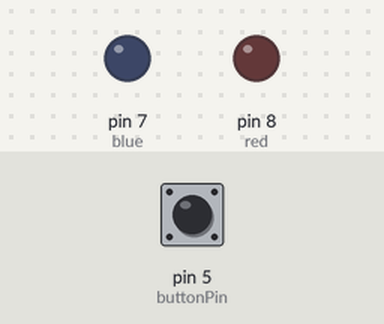
This sketch was run on a simulated Arduino Uno, built with avr-gcc and run on an emulated ATmega328P. Shown: output pins drawn as LEDs (lit = HIGH). Dashed ring = blinking. The inputs (shaded band) are chosen by the test bench; at power-on: pin 5 (buttonPin) LOW.

Above: at 1.2 s.
1.3 s: pin 5 (buttonPin) pulled HIGH for 0.15 s
At 1.42 s:
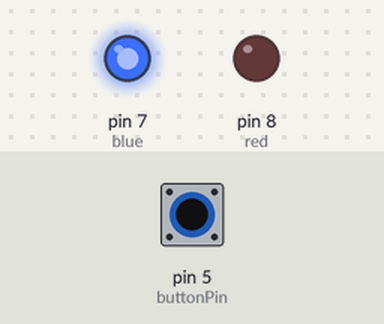
3.3 s: pin 5 (buttonPin) pulled HIGH for 3.2 s
At 3.67 s:
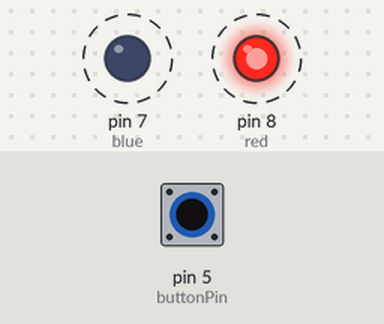
Timing chart, 0 to 8.3 s (numbered marks = the images above; inputs shaded):
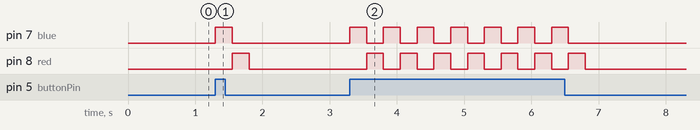

The sketch:

led-loop.ino
```cpp
int blue = 7;
int red = 8;
int buttonPin = 5;

void setup() {
  pinMode(blue, OUTPUT);
  pinMode(red, OUTPUT);
  pinMode(buttonPin, INPUT);
}

void loop() {
  if (digitalRead(buttonPin) == HIGH) {
    digitalWrite(blue, HIGH);
    digitalWrite(red, LOW);
    delay(250);

    digitalWrite(blue, LOW);
    digitalWrite(red, HIGH);
    delay(250);

  } else {
    digitalWrite(blue, LOW);
    digitalWrite(red, LOW);
  }
}
```

Measured:
- after the input at 1.3 s, pin 7 (blue): LOW → HIGH at once, → LOW 0.25 s later; pin 8 (red): LOW → HIGH after 0.25 s, → LOW 0.25 s later
- after the input at 3.3 s, pin 7 (blue): alternates HIGH for 0.25 s and LOW for 0.25 s, 14 changes in all, then stays LOW, starting at once; pin 8 (red): alternates HIGH for 0.25 s and LOW for 0.25 s, 14 changes in all, then stays LOW, starting after 0.25 s
